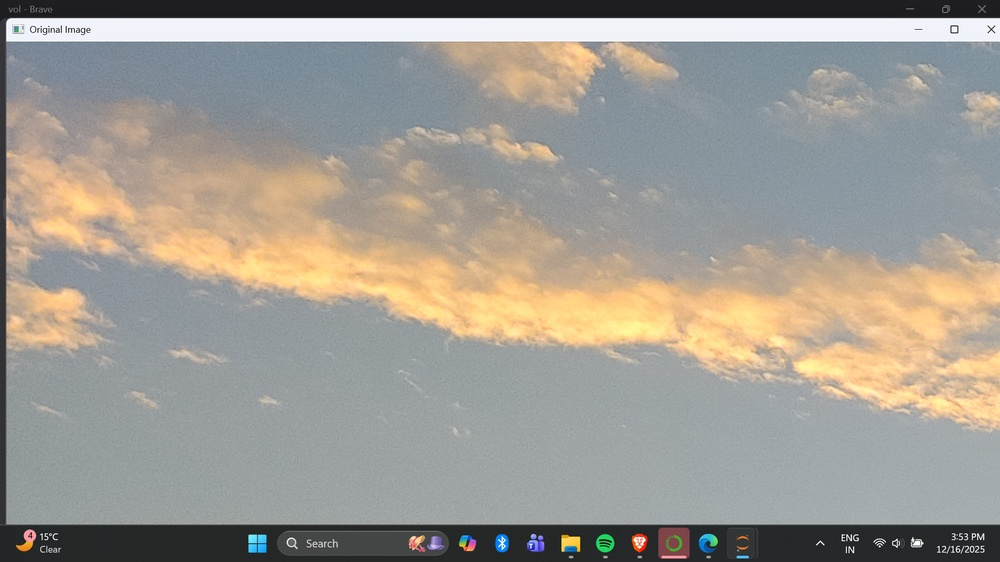
#> input picture raw.jpg, 1000 x 562 px, shrunk from 1920 x 1080 before the run
$ python grayscale.py
#> lines starting #> are read from the running program, lines starting #| are printed output that depends on the picture
import cv2
import os

print("1. Convert image to grayscale")
print("2. Delete an image file")
print("3. Exit")

try:
    choice = int(input("Enter your choice: "))
#> the answer given: 1
except ValueError:
    print("Invalid input.")
    exit()

if choice == 1:
    image_name = input("Enter image file name (with extension): ")
#> the answer given: raw.jpg

    # Read the image
    image = cv2.imread(image_name)
#> image is the input picture: shape (562, 1000, 3); mean B, G, R 146.9, 154.5, 158.6

    if image is None:
        print("Error: Image not found or unsupported format.")
    else:
        # Convert to grayscale
        gray = cv2.cvtColor(image, cv2.COLOR_BGR2GRAY)
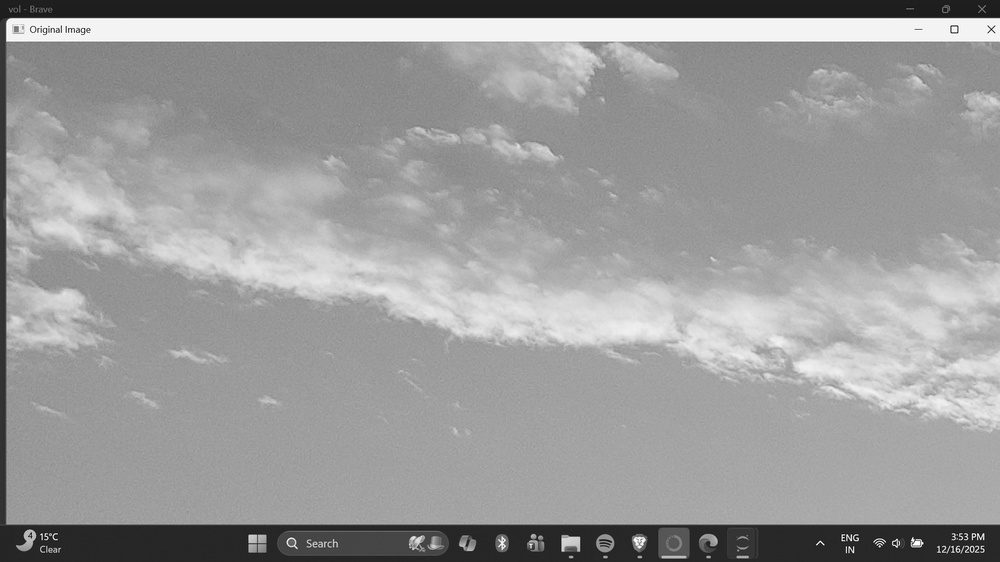
#> gray: shape (562, 1000); min 0, max 255, mean 154.9

        # Display images
        cv2.imshow("Original Image", image)
        cv2.imshow("Grayscale Image", gray)
        cv2.waitKey(0)
        cv2.destroyAllWindows()

        # Save option
        save = input("Do you want to save the grayscale image? (y/n): ")
#> the answer given: out.png

        if save.lower() == 'y':
            output_name = input("Enter output file name (with extension): ")

            if output_name.strip() == "":
                output_name = "grayscale_output.jpg"

            cv2.imwrite(output_name, gray)
            print("Image saved successfully!")
        else:
            print("Image not saved.")
    pass

elif choice == 2:
    file_name = input("Enter file name to delete (with extensions) : ")

    if os.path.exists(file_name):
        confirm = input("Are you sure you want to delete this file? (y/n): ")
        if confirm.lower() == 'y':
            os.remove(file_name)
            print("File deleted successfully.")
        else:
            print("Deletion cancelled.")
    else:
        print("File not found.")

elif choice == 3:
    print("Exiting program.")

else:
    print("Invalid choice.")
